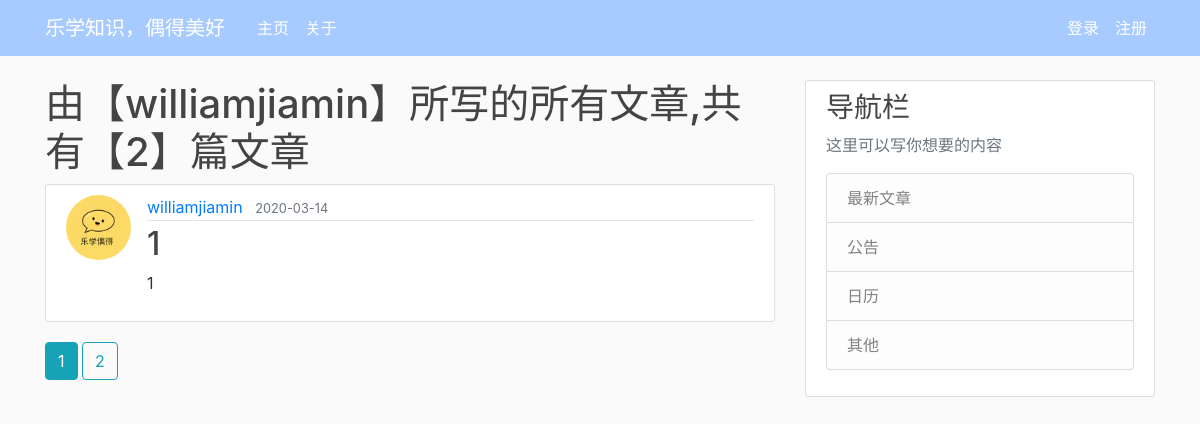
Page /user/williamjiamin on the committed database.
### william_web_server/models.py (models this page shows, shortened)
class User(db.Model,UserMixin):
    id = db.Column(db.Integer, primary_key=True)
    username = db.Column(db.String(20), unique=True, nullable=False)
    email = db.Column(db.String(120), unique=True, nullable=False)
    image_file = db.Column(db.String(20), nullable=False, default='default.jpg')
    password = db.Column(db.String(60), nullable=False)
    posts = db.relationship('Post', backref='author', lazy=True)

class Post(db.Model):
    id = db.Column(db.Integer, primary_key=True)
    title = db.Column(db.String(100), nullable=False)
    date_posted = db.Column(db.DateTime, nullable=False, default=datetime.utcnow)
    content = db.Column(db.Text, nullable=False)
    user_id = db.Column(db.Integer, db.ForeignKey('user.id'), nullable=False)

### william_web_server/users/routes.py (the view)
@users.route("/user/<string:username>")
def user_posts(username):
    page = request.args.get('page', 1, type=int)
    user = User.query.filter_by(username=username).first_or_404()
    posts = Post.query.filter_by(author=user).order_by(Post.date_posted.desc()) \
        .paginate(page=page, per_page=1)
    return render_template('user_posts.html', posts=posts, user=user)

### william_web_server/templates/user_posts.html
{% extends "general_layout.html" %}
{% block content %}
    <h1 class='mb-8'>由【{{ user.username }}】所写的所有文章,共有【{{ posts.total }}】篇文章</h1>
    {% for post in posts.items %}
      <article class="media content-section">
        <img class="rounded-circle article-img " src="{{ url_for('static', filename='user_profile_pics/' + post.author.image_file)}}" >
          <div class="media-body">
            <div class="article-metadata">
              <a class="mr-2" href="{{ url_for('users.user_posts', username=post.author.username) }}">{{ post.author.username }}</a>
              <small class="text-muted">{{ post.date_posted.strftime('%Y-%m-%d')}}</small>
            </div>
            <h2><a class="article-title" href="{{ url_for('posts.post',post_id=post.id) }}">{{ post.title }}</a></h2>
            <p class="article-content">{{ post.content }}</p>
          </div>
      </article>
    {% endfor %}
    {% for page_num in posts.iter_pages(left_edge=1, right_edge=1, left_current=1,right_current=2) %}
      {% if page_num %}
        {% if posts.page == page_num %}
          <a class="btn btn-info mb-10" href="{{ url_for('users.user_posts', username=user.username ,page=page_num) }}">{{ page_num }}</a>
        {% else %}
          <a class="btn btn-outline-info mb-10" href="{{ url_for('users.user_posts', username=user.username , page=page_num) }}">{{ page_num }}</a>
        {% endif %}
      {% else %}
        ...
      {% endif %}
    {% endfor %}
{% endblock content %}

### william_web_server/static/main.css (style rules this page uses)
body { background: #fafafa; color: #333333; margin-top: 5rem; }
h1, h2, h3, h4, h5, h6 { color: #444444; }
.content-section { background: #ffffff; padding: 10px 20px; border: 1px solid #dddddd; border-radius: 3px; margin-bottom: 20px; }
.article-title { color: #444444; }
.article-content { white-space: pre-line; }
.article-img { height: 65px; width: 65px; margin-right: 16px; }
.article-metadata { padding-bottom: 1px; margin-bottom: 4px; border-bottom: 1px solid #e3e3e3 }

### rows in the picture
User: username "williamjiamin"
Post: image_file (placeholder picture), author.username "williamjiamin", date_posted "2020-03-14", title "1", content "1"

### other values in the picture
{{ posts.total }} "2"
{{ page_num }} "1"
{{ page_num }} "2"
